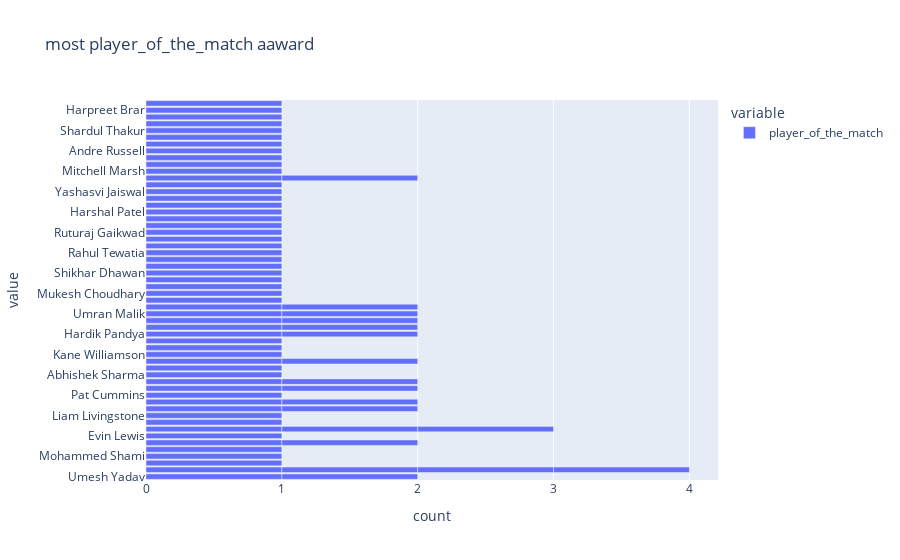

Notebook source saved alongside this figure:
### Code cell
figure = px.bar(data , x = ['player_of_the_match']  , title = "most player_of_the_match aaward")
figure.show()

### Figure 1 — Plotly figure (JSON) as saved in the notebook; plotly's stock layout.template omitted (floating-point values rounded to 4 significant figures)
{"data": [{"alignmentgroup": "True", "hovertemplate": "variable=player_of_the_match<br>count=%{x}<br>value=%{y}<extra></extra>", "legendgroup": "player_of_the_match", "marker": {"color": "#636efa", "pattern": {"shape": ""}}, "name": "player_of_the_match", "offsetgroup": "player_of_the_match", "orientation": "h", "showlegend": true, "textposition": "auto", "type": "bar", "x": [1, 1, 1, 1, 1, 1, 1, 1, 1, 1, 1, 1, 1, 1, 1, 1, 1, 1, 1, 1, 1, 1, 1, 1, 1, 1, 1, 1, 1, 1, 1, 1, 1, 1, 1, 1, 1, 1, 1, 1, 1, 1, 1, 1, 1, 1, 1, 1, 1, 1, 1, 1, 1, 1, 1, 1, 1, 1, 1, 1, 1, 1, 1, 1, 1, 1, 1, 1, 1, 1, 1, 1, 1, 1], "xaxis": "x", "y": ["Umesh Yadav", "Kuldeep Yadav", "Odean Smith", "Mohammed Shami", "Sanju Samson", "Wanindu Hasaranga", "Evin Lewis", "Umesh Yadav", "Jos Buttler", "Lockie Ferguson", "Liam Livingstone", "Avesh Khan", "Dinesh Karthik", "Pat Cummins", "Quinton de Kock", "Shubman Gill", "Abhishek Sharma", "Anuj Rawat", "Kuldeep Yadav", "Yuzvendra Chahal", "Kane Williamson", "Shivam Dube", "Mayank Agarwal", "Hardik Pandya", "Rahul Tripathi", "K L Rahul", "Dinesh Karthik", "Umran Malik", "David Miller", "Yuzvendra Chahal", "Faf du Plessis", "Kuldeep Yadav", "Mukesh Choudhary", "Jos Buttler", "Rashid Khan", "Marco Jansen", "K L Rahul", "Shikhar Dhawan", "Riyan Parag", "Umran Malik", "Kuldeep Yadav", "Krunal Pandya", "Rahul Tewatia", "Suruakumar Yadav", "Mohsin Khan", "Ruturaj Gaikwad", "Rinku Singh", "Kagiso Rabada", "Harshal Patel", "David Warner", "Tim David", "Yashasvi Jaiswal", "Avesh Khan", "Wanindu Hasaranga", "Devon Conway", "Jasprit Bumrah", "Shubman Gill", "Mitchell Marsh", "Daniel Sams", "Jonny Bairstow", "Andre Russell", "W. Saha", "Trent Boult", "Shardul Thakur", "Rahul Tripathi", "Quinton de Kock", "Virat Kohli", "R Aswin", "Jasprit Bumrah", "Harpreet Brar", "David Miller", "Rajat Patidar", "Jos Buttler", "Hardik Pandya"], "yaxis": "y"}], "layout": {"autosize": true, "barmode": "relative", "legend": {"title": {"text": "variable"}, "tracegroupgap": 0}, "title": {"text": "most player_of_the_match aaward"}, "xaxis": {"anchor": "y", "autorange": true, "domain": [0, 1], "range": [0, 4.211], "title": {"text": "count"}, "type": "linear"}, "yaxis": {"anchor": "x", "autorange": true, "domain": [0, 1], "range": [-0.5, 55.5], "title": {"text": "value"}, "type": "category"}}}
